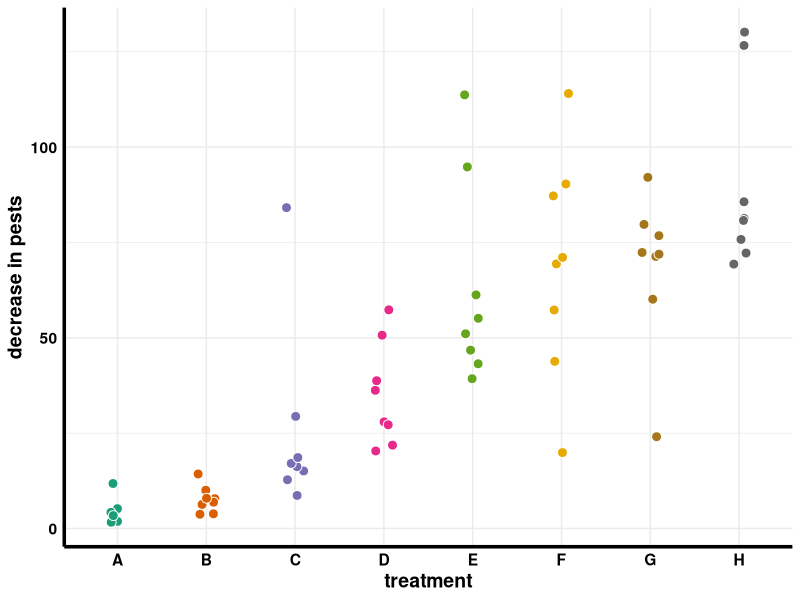
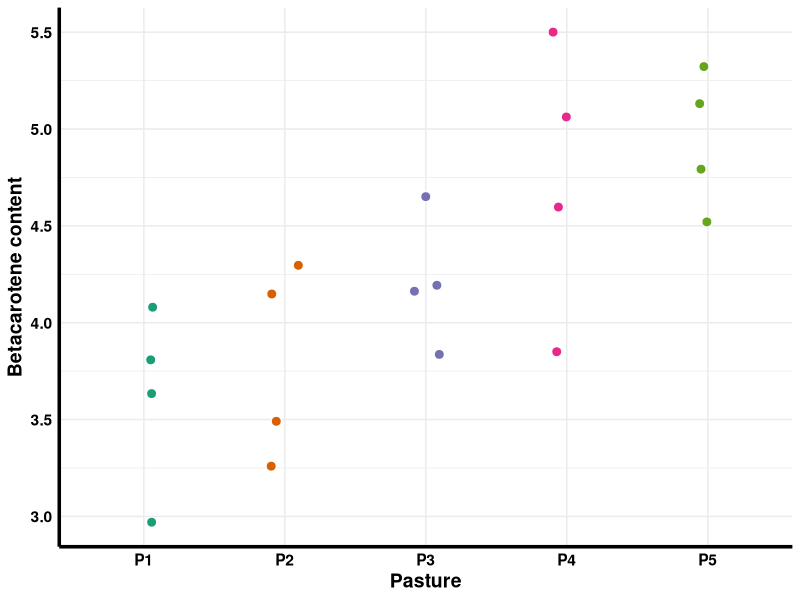
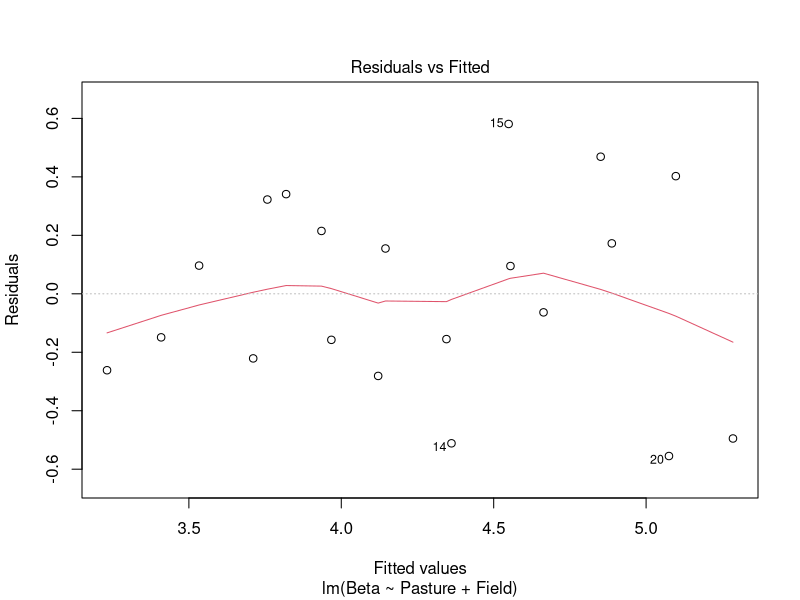
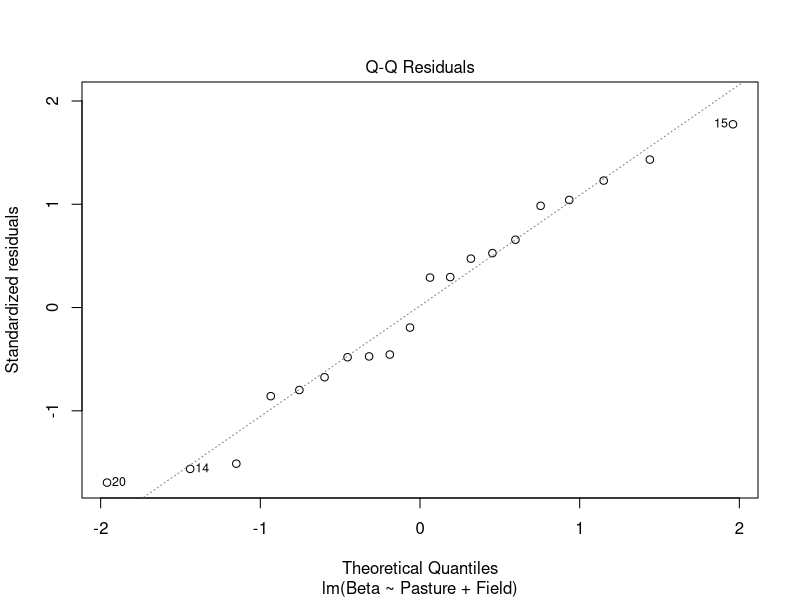
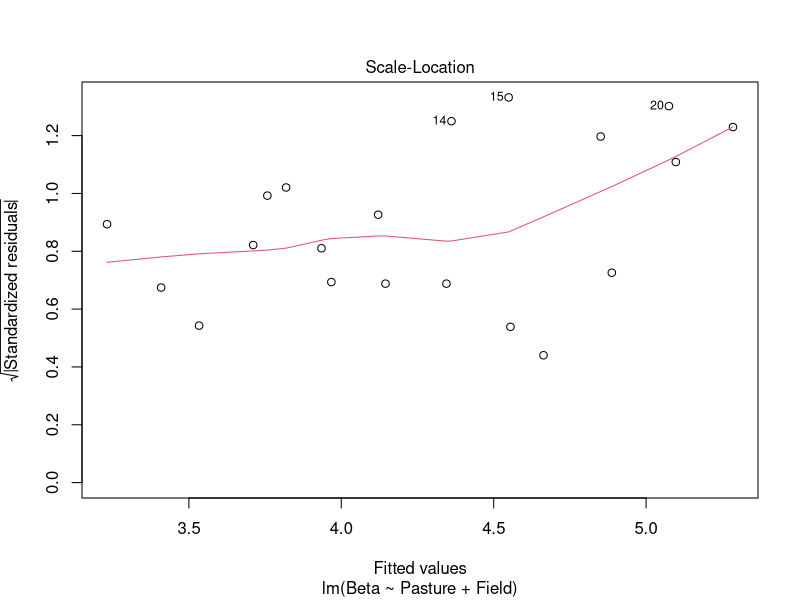

Here is the R script that generated these plots, in order:
## ---- chunk 1
knitr::opts_chunk$set(echo = TRUE)
## ---- chunk 2
#the same ones we used last time
library(emmeans)  
library(multcomp)
library(multcompView)
library(ggplot2) 
library(tidyr)
library(dplyr)
library(readr)
library(readxl)
library(RColorBrewer)
library(viridis)
## ---- chunk 3
head(OrchardSprays)
## ---- chunk 4
OrchardSprays %>% 
  ggplot(aes(x = treatment, y = decrease)) +
  geom_point(aes(fill = treatment), size = 3, color = "white", shape = 21,
             position = position_jitter(0.1, seed = 666)) +
  scale_fill_brewer(type = "qual", palette = "Dark2") +
  labs(y = "decrease in pests") +
  theme_minimal() +
  theme(
    axis.line = element_line(size = 1.2),
    text = element_text(size = 14, color = "black", face = "bold"),
    axis.text = element_text(color = "black"),
    legend.position = "none"
  )
## ---- chunk 5
chicken_experiment <- read_csv("data/betacarotenoid.csv")
head(chicken_experiment)
## ---- chunk 6
chicken_experiment %>% 
  ggplot(aes(x = Pasture, y = Beta)) +
  geom_point(aes(fill = Pasture), size = 3, color = "white", shape = 21,
             position = position_jitter(0.1, seed = 666)) +
  scale_fill_brewer(type = "qual", palette = "Dark2") +
  labs(y = "Betacarotene content") +
  theme_minimal() +
  theme(
    axis.line = element_line(size = 1.2),
    text = element_text(size = 14, color = "black", face = "bold"),
    axis.text = element_text(color = "black"),
    legend.position = "none"
  )
## ---- chunk 7
model_beta <- lm(Beta ~ Pasture + Field, data = chicken_experiment)
## ---- chunk 8
plot(model_beta, which = c(1, 2, 3))
## ---- chunk 9
anova(model_beta)
## ---- chunk 10
estimate_beta <- emmeans(model_beta, pairwise ~ Pasture)
cld(estimate_beta$emmean, Letters = letters)
